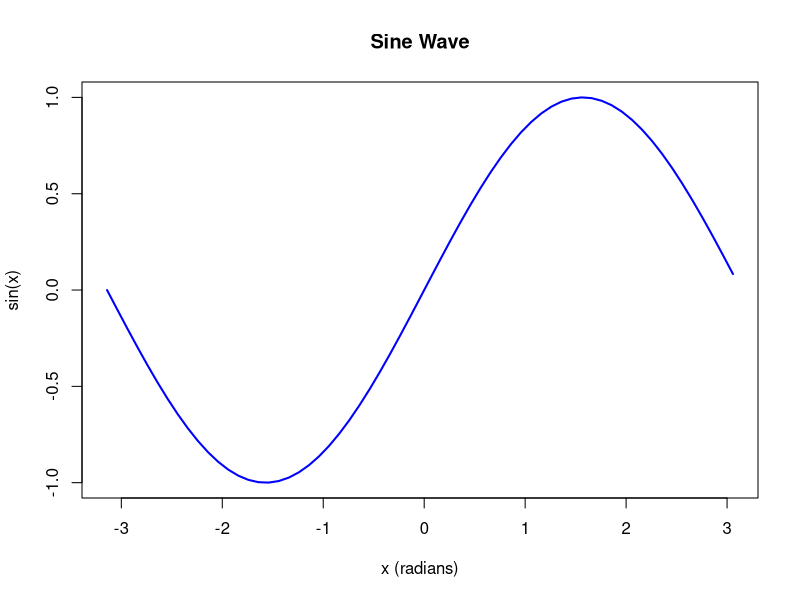

Write the R code that produced this figure.
# ============================================================
# Program 9: Sine Wave Plot
# ============================================================
# Description: Plots a sine wave using a sequence of x values
#              from -pi to pi, demonstrating mathematical
#              function visualization in R.
# Output: sine_wave.png
# ============================================================

x <- seq(-pi, pi, 0.1)
y <- sin(x)

png(file = "outputs/sine_wave.png")
plot(x, y,
     main = "Sine Wave",
     xlab = "x (radians)",
     ylab = "sin(x)",
     type = "l",
     col = "blue",
     lwd = 2)
dev.off()

cat("Sine wave saved to outputs/sine_wave.png\n")
